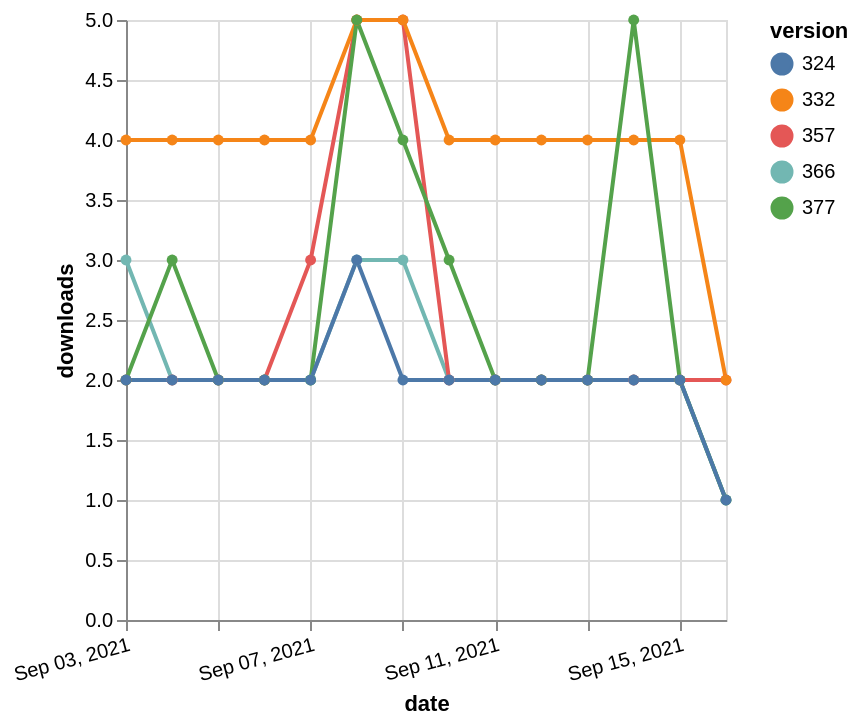

Vega-Lite specification stored for this chart:
### Vega-Lite specification from a JSON file in a GitHub repository (floating-point values rounded to 4 significant figures)
{"$schema": "https://vega.github.io/schema/vega-lite/v5.json", "description": "A simple bar chart with embedded data.", "data": {"values": [{"date": "2021-09-03", "total": 2326, "delta": 3, "version": "366"}, {"date": "2021-09-04", "total": 2328, "delta": 2, "version": "366"}, {"date": "2021-09-05", "total": 2330, "delta": 2, "version": "366"}, {"date": "2021-09-06", "total": 2332, "delta": 2, "version": "366"}, {"date": "2021-09-07", "total": 2334, "delta": 2, "version": "366"}, {"date": "2021-09-08", "total": 2337, "delta": 3, "version": "366"}, {"date": "2021-09-09", "total": 2340, "delta": 3, "version": "366"}, {"date": "2021-09-10", "total": 2342, "delta": 2, "version": "366"}, {"date": "2021-09-11", "total": 2344, "delta": 2, "version": "366"}, {"date": "2021-09-12", "total": 2346, "delta": 2, "version": "366"}, {"date": "2021-09-13", "total": 2348, "delta": 2, "version": "366"}, {"date": "2021-09-14", "total": 2350, "delta": 2, "version": "366"}, {"date": "2021-09-15", "total": 2352, "delta": 2, "version": "366"}, {"date": "2021-09-16", "total": 2353, "delta": 1, "version": "366"}, {"date": "2021-09-03", "total": 2899, "delta": 2, "version": "357"}, {"date": "2021-09-04", "total": 2901, "delta": 2, "version": "357"}, {"date": "2021-09-05", "total": 2903, "delta": 2, "version": "357"}, {"date": "2021-09-06", "total": 2905, "delta": 2, "version": "357"}, {"date": "2021-09-07", "total": 2908, "delta": 3, "version": "357"}, {"date": "2021-09-08", "total": 2913, "delta": 5, "version": "357"}, {"date": "2021-09-09", "total": 2918, "delta": 5, "version": "357"}, {"date": "2021-09-10", "total": 2920, "delta": 2, "version": "357"}, {"date": "2021-09-11", "total": 2922, "delta": 2, "version": "357"}, {"date": "2021-09-12", "total": 2924, "delta": 2, "version": "357"}, {"date": "2021-09-13", "total": 2926, "delta": 2, "version": "357"}, {"date": "2021-09-14", "total": 2928, "delta": 2, "version": "357"}, {"date": "2021-09-15", "total": 2930, "delta": 2, "version": "357"}, {"date": "2021-09-16", "total": 2932, "delta": 2, "version": "357"}, {"date": "2021-09-03", "total": 4942, "delta": 4, "version": "332"}, {"date": "2021-09-04", "total": 4946, "delta": 4, "version": "332"}, {"date": "2021-09-05", "total": 4950, "delta": 4, "version": "332"}, {"date": "2021-09-06", "total": 4954, "delta": 4, "version": "332"}, {"date": "2021-09-07", "total": 4958, "delta": 4, "version": "332"}, {"date": "2021-09-08", "total": 4963, "delta": 5, "version": "332"}, {"date": "2021-09-09", "total": 4968, "delta": 5, "version": "332"}, {"date": "2021-09-10", "total": 4972, "delta": 4, "version": "332"}, {"date": "2021-09-11", "total": 4976, "delta": 4, "version": "332"}, {"date": "2021-09-12", "total": 4980, "delta": 4, "version": "332"}, {"date": "2021-09-13", "total": 4984, "delta": 4, "version": "332"}, {"date": "2021-09-14", "total": 4988, "delta": 4, "version": "332"}, {"date": "2021-09-15", "total": 4992, "delta": 4, "version": "332"}, {"date": "2021-09-16", "total": 4994, "delta": 2, "version": "332"}, {"date": "2021-09-03", "total": 2146, "delta": 2, "version": "377"}, {"date": "2021-09-04", "total": 2149, "delta": 3, "version": "377"}, {"date": "2021-09-05", "total": 2151, "delta": 2, "version": "377"}, {"date": "2021-09-06", "total": 2153, "delta": 2, "version": "377"}, {"date": "2021-09-07", "total": 2155, "delta": 2, "version": "377"}, {"date": "2021-09-08", "total": 2160, "delta": 5, "version": "377"}, {"date": "2021-09-09", "total": 2164, "delta": 4, "version": "377"}, {"date": "2021-09-10", "total": 2167, "delta": 3, "version": "377"}, {"date": "2021-09-11", "total": 2169, "delta": 2, "version": "377"}, {"date": "2021-09-12", "total": 2171, "delta": 2, "version": "377"}, {"date": "2021-09-13", "total": 2173, "delta": 2, "version": "377"}, {"date": "2021-09-14", "total": 2178, "delta": 5, "version": "377"}, {"date": "2021-09-15", "total": 2180, "delta": 2, "version": "377"}, {"date": "2021-09-16", "total": 2181, "delta": 1, "version": "377"}, {"date": "2021-09-03", "total": 2522, "delta": 2, "version": "324"}, {"date": "2021-09-04", "total": 2524, "delta": 2, "version": "324"}, {"date": "2021-09-05", "total": 2526, "delta": 2, "version": "324"}, {"date": "2021-09-06", "total": 2528, "delta": 2, "version": "324"}, {"date": "2021-09-07", "total": 2530, "delta": 2, "version": "324"}, {"date": "2021-09-08", "total": 2533, "delta": 3, "version": "324"}, {"date": "2021-09-09", "total": 2535, "delta": 2, "version": "324"}, {"date": "2021-09-10", "total": 2537, "delta": 2, "version": "324"}, {"date": "2021-09-11", "total": 2539, "delta": 2, "version": "324"}, {"date": "2021-09-12", "total": 2541, "delta": 2, "version": "324"}, {"date": "2021-09-13", "total": 2543, "delta": 2, "version": "324"}, {"date": "2021-09-14", "total": 2545, "delta": 2, "version": "324"}, {"date": "2021-09-15", "total": 2547, "delta": 2, "version": "324"}, {"date": "2021-09-16", "total": 2548, "delta": 1, "version": "324"}]}, "width": "container", "mark": {"type": "line", "point": {"filled": true}}, "encoding": {"x": {"field": "date", "type": "temporal", "timeUnit": "yearmonthdate", "title": "date", "axis": {"labelAngle": -15}}, "y": {"field": "delta", "type": "quantitative", "title": "downloads"}, "color": {"field": "version", "type": "nominal"}, "tooltip": {"field": "delta"}}}
